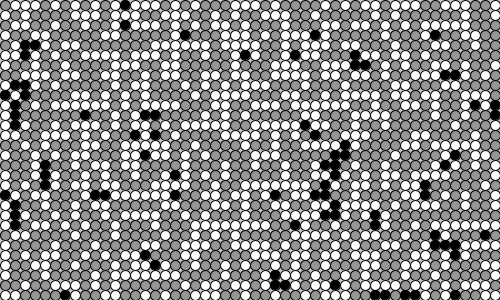
Frame 1 (no input)
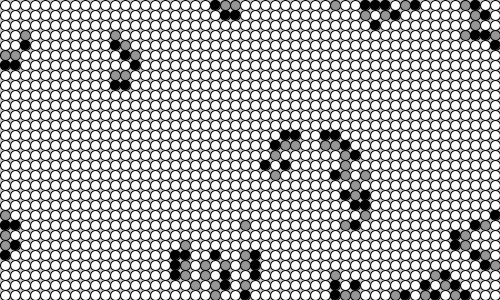
Frame 60 (the mouse pressed at the canvas centre just before this capture)
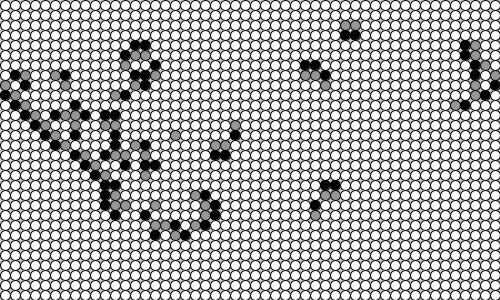
Frame 120 (the mouse held since frame 60 and released just before this capture)

The Processing sketch that drew these frames (run headless with seeded random() and noise(); from frame 60 on, the mouse is pressed at the canvas centre):

// Processing sketch: ch7_6
// ── ch7_6.pde
Cell[][] _cellArray;
int _cellSize = 10;
int _numX, _numY;

void setup() {
  size(500, 300);
  _numX = floor(width / _cellSize );
  _numY = floor(height / _cellSize );
  restart();
}

void restart() {
  _cellArray = new Cell[_numX][_numY];
  for (int x = 0; x < _numX; x++) {
    for (int y = 0; y< _numY; y++) {
      Cell newCell = new Cell(x, y);
      _cellArray[x][y] = newCell;
    }
  }

  for (int x = 0; x < _numX; x++) {
    for (int y = 0; y< _numY; y++) {
      int above = y - 1;
      int below = y + 1;
      int left = x - 1;
      int right = x + 1;
      if (above < 0) {
        above = _numY -1;
      }
      if (below >= _numY) {
        below = 0;
      }
      if (left < 0) {
        left = _numX-1;
      }
      if (right >= _numX) {
        right = 0;
      }

      _cellArray[x][y].addNeighbour(_cellArray[left][above]);
      _cellArray[x][y].addNeighbour(_cellArray[left][y]);
      _cellArray[x][y].addNeighbour(_cellArray[left][below]);

      _cellArray[x][y].addNeighbour(_cellArray[x][above]);
      _cellArray[x][y].addNeighbour(_cellArray[x][below]);

      _cellArray[x][y].addNeighbour(_cellArray[right][above]);
      _cellArray[x][y].addNeighbour(_cellArray[right][y]);
      _cellArray[x][y].addNeighbour(_cellArray[right][below]);
    }
  }
}

void draw() {
  background(200);

  for (int x = 0; x < _numX; x++) {
    for (int y = 0; y< _numY; y++) {
      _cellArray[x][y].calcNextState();
    }
  }

  translate(_cellSize / 2, _cellSize / 2);

  for (int x = 0; x < _numX; x++) {
    for (int y = 0; y< _numY; y++) {
      _cellArray[x][y].drawMe();
    }
  }
}

void mouserPressed() {
  restart();
}

/**--------------------------------------------
 * Cell class
 --------------------------------------------*/
class Cell {
  float x, y;
  int state, nextState;
  Cell[] neighbours;

  Cell(float ex, float why) {
    x = ex * _cellSize;
    y = why * _cellSize;

    nextState = (int) (random(2));
    state = nextState;
    neighbours = new Cell[0];
  }

  void addNeighbour(Cell cell) {
    neighbours = (Cell[])append(neighbours, cell);
  }

  void calcNextState() {
    if (state == 0) {
      int firingCount = 0;
      for (int i = 0; i < neighbours.length; i++) {
        if (neighbours[i].state == 1) {
          firingCount++;
        }
      }

      if (firingCount == 2) {
        nextState =1;
      } else {
        nextState = state;
      }
    } else if (state == 1) {
      nextState =2;
    } else if (state == 2) {
      nextState =0;
    }
  }

  void drawMe() {
    state = nextState;
    stroke(0);

    if (state == 1) {
      fill(0);
    } else     if (state == 2) {
      fill(150);
    } else {
      fill(255);
    }

    ellipse(x, y, _cellSize, _cellSize);
  }
}
